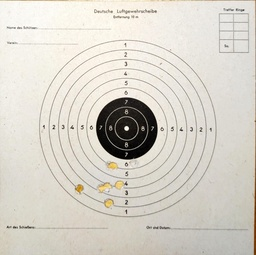
#> input picture resources/aligned/shot_6.jpg, 256 x 255 px, shrunk from 2000 x 1992 before the run; the run also reads 1 picture not shown here
$ jupyter execute point_detection.ipynb   (older library calls are emulated)
#> lines starting #> are read from the running program, lines starting #| are printed output that depends on the picture; after the words box and inside, x2 and y2 are one past the last pixel; in counts of white or black regions, pixels touching at a corner belong together
## Template Matching Ansatz

[cell 1]
import numpy as np
import matplotlib.pyplot as plt
import pandas as pd
import cv2
from skimage import io
from scipy.signal import find_peaks
from scipy.signal import correlate2d
from scipy.ndimage import median_filter, gaussian_filter


def show_image(img, cmap=None, name=None, size=None):
    if size is not None:
        plt.figure(figsize=size)
    else:
        plt.figure(figsize=(3,3))
    if cmap is not None:
        plt.imshow(img, cmap=cmap)
    else:
        plt.imshow(img)
    plt.axis('off')
    if name is not None:
        plt.title(name)
    plt.show()

[cell 2]
image = io.imread(f'resources/aligned/shot_6.jpg')
#> image is the input picture: shape (255, 256, 3); mean R, G, B 214.3, 210, 200.4
gray_image = cv2.cvtColor(image, cv2.COLOR_RGB2GRAY)

show_image(gray_image, cmap="gray", size=(5,5))

[cell 3]
def create_binary_ring(inner_radius, outer_radius):
#> called with inner_radius = 42, outer_radius = 45
    template = []

    for i in range(-outer_radius, outer_radius + 1):
        row = []
        for j in range(-outer_radius, outer_radius + 1):
            distance = (i ** 2 + j ** 2) ** 0.5
            if inner_radius <= distance <= outer_radius:
                row.append(1)
            else:
                row.append(0)
        template.append(row)

    return template

[cell 4]
ring_template = create_binary_ring(42, 45)
show_image(ring_template, cmap='gray')
#> call 2 of show_image, with cmap = 'gray'
#> in show_image (call 2), `plt.show()`:
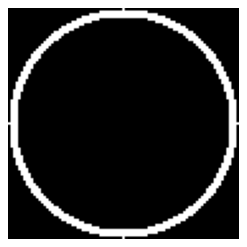
#> figure drawn by matplotlib, 1 panel
_, binary = cv2.threshold(gray_image, 127, 255, cv2.THRESH_BINARY | cv2.THRESH_OTSU)
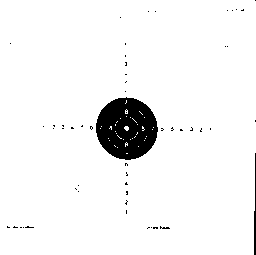
#> binary: shape (255, 256); 95.1% white; 53 black regions (51 under 20 px), largest, box (x1, y1, x2, y2) and area: (96, 97, 158, 160) 2892, (254, 153, 256, 255) 146

binary = binary / 255  # Normalize the binary image to have a range between 0 and 1
binary = binary.astype(np.uint8) # Convert the binary image to uint8

print(binary)
#> (printed output is left out)
show_image(gray_image, cmap='gray', size=(7,7))
show_image(binary, cmap='gray', size=(7,7))

# canny = cv2.Canny(image=gray_image, threshold1=35, threshold2=200)

sobelx = cv2.Sobel(gray_image, cv2.CV_64F, 1, 0, ksize=3)
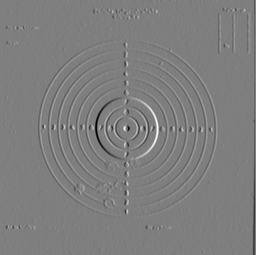
#> sobelx: shape (255, 256) float64; min -958, max 963, mean -2.1; drawn with min black and max white
sobely = cv2.Sobel(gray_image, cv2.CV_64F, 0, 1, ksize=3)
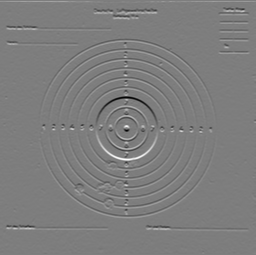
#> sobely: shape (255, 256) float64; min -930, max 951, mean -0.9; drawn with min black and max white
sobel = cv2.magnitude(sobelx, sobely)

# Normalize and threshold the result
sobel = cv2.normalize(sobel, None, 0, 255, cv2.NORM_MINMAX, cv2.CV_8U)
threshold = 40
sobel[sobel < threshold] = 0
sobel[sobel >= threshold] = 255
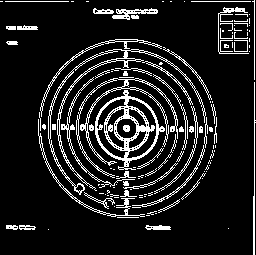
#> sobel: shape (255, 256); 12.3% white in thin lines or dots
# canny = io.imread('resources/aligned/test.png')
# canny = cv2.cvtColor(canny, cv2.COLOR_BGR2GRAY)
show_image(sobel, cmap='gray', size=(7,7))

[cell 5]
print(ring_template)
template_2 = cv2.imread('resources/shots/gray_hole.jpg', cv2.IMREAD_GRAYSCALE)
ring_template_uint8 = np.array(ring_template, dtype=np.uint8)
template_2 = np.array(template_2, dtype=np.uint8)
result_binary_template_2 = cv2.matchTemplate(binary, template_2, cv2.TM_CCORR_NORMED)
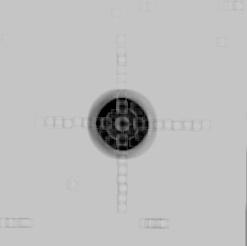
#> result_binary_template_2: shape (246, 247) float32; min 0, max 0.804, mean 0.745
show_image(result_binary_template_2, cmap='gray', size=(7,7))


result_binary_gray = cv2.matchTemplate(gray_image, ring_template_uint8, cv2.TM_CCORR_NORMED)
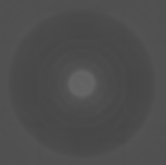
#> result_binary_gray: shape (165, 166) float32; min 0.277, max 0.4, mean 0.305
show_image(result_binary_gray, cmap='gray', size=(7,7))

result_binary = cv2.matchTemplate(binary, ring_template_uint8, cv2.TM_CCORR_NORMED)
result_sobel = cv2.matchTemplate(binary, ring_template_uint8, cv2.TM_CCORR_NORMED)

result_binary = correlate2d(binary, ring_template, mode='same')
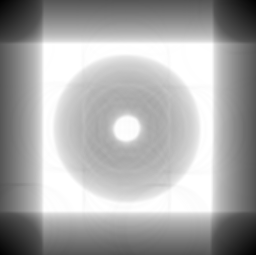
#> result_binary: shape (255, 256) int64; min 208, max 840, mean 625.8; drawn with min black and max white
# y, x = np.unravel_index(np.argmax(result), result.shape)
fig, (ax1, ax2, ax3) = plt.subplots(1, 3, figsize=(10, 5))
ax1.imshow(gray_image, cmap='gray')
ax1.set_title('Original Image')
ax2.imshow(result_binary, cmap='gray')
ax2.set_title('Correlation Result Binary')
ax2.autoscale(False)
# ax2.plot(x, y, 'ro')
ax3.imshow(result_sobel, cmap='gray')
ax3.set_title('Correlation Result Sobel')
plt.show()

[cell 6]
heatmap = cv2.normalize(result_sobel, None, 0, 255, cv2.NORM_MINMAX, cv2.CV_8U)
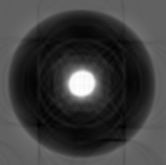
#> heatmap: shape (165, 166); min 0, max 255, mean 61.4
show_image(heatmap, cmap='gray', size=(7,7))
hist, bins = np.histogram(heatmap.flatten(), bins=50)
#> hist = 50 values, max 5750 at index 19, min 5 at index 32, mean 547.8; bins = 51 values from 0 to 255

# Plot the histogram
plt.hist(heatmap.flatten(), bins=50)
plt.xlabel('Heatmap Value')
plt.ylabel('Frequency')
plt.title('Histogram of Heatmap Values')
plt.show()
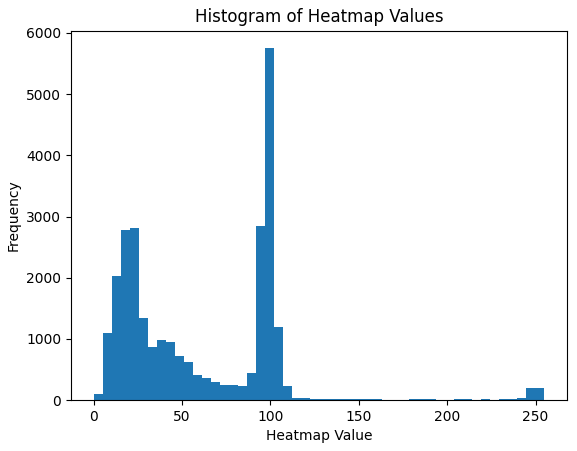
#> figure drawn by matplotlib, 1 panel; tallest bar 5750 high, from x = 96.9 to 102
heatmap = median_filter(heatmap, size=3)
heatmap = gaussian_filter(heatmap, sigma=1)

threshold = 0.8
peaks = np.argwhere(heatmap >= threshold * np.max(heatmap))
#> peaks = 510 pairs, first value 71 to 95, second value 69 to 94
print(len(peaks))
# Filter out the peaks that are too close to each other
filtered_peaks = []
for peak in peaks:
    if all(np.linalg.norm(np.array(peak) - np.array(filtered_peak)) > 10 for filtered_peak in filtered_peaks):
        filtered_peaks.append(peak)
#> this loop made 510 passes
#> peak on passes 1 to 3: [71, 79], [71, 80], [71, 81]
#> after the loop, filtered_peaks = [[71, 79], [73, 89], [78, 70], [81, 80], [82, 94], [88, 71], [90, 85]]

# Draw circles around the filtered peaks
for peak in filtered_peaks:
    cv2.circle(image, tuple(peak[::-1]), 10, (0, 0, 255), 2)
#> this loop made 7 passes

show_image(image, size=(7,7))
